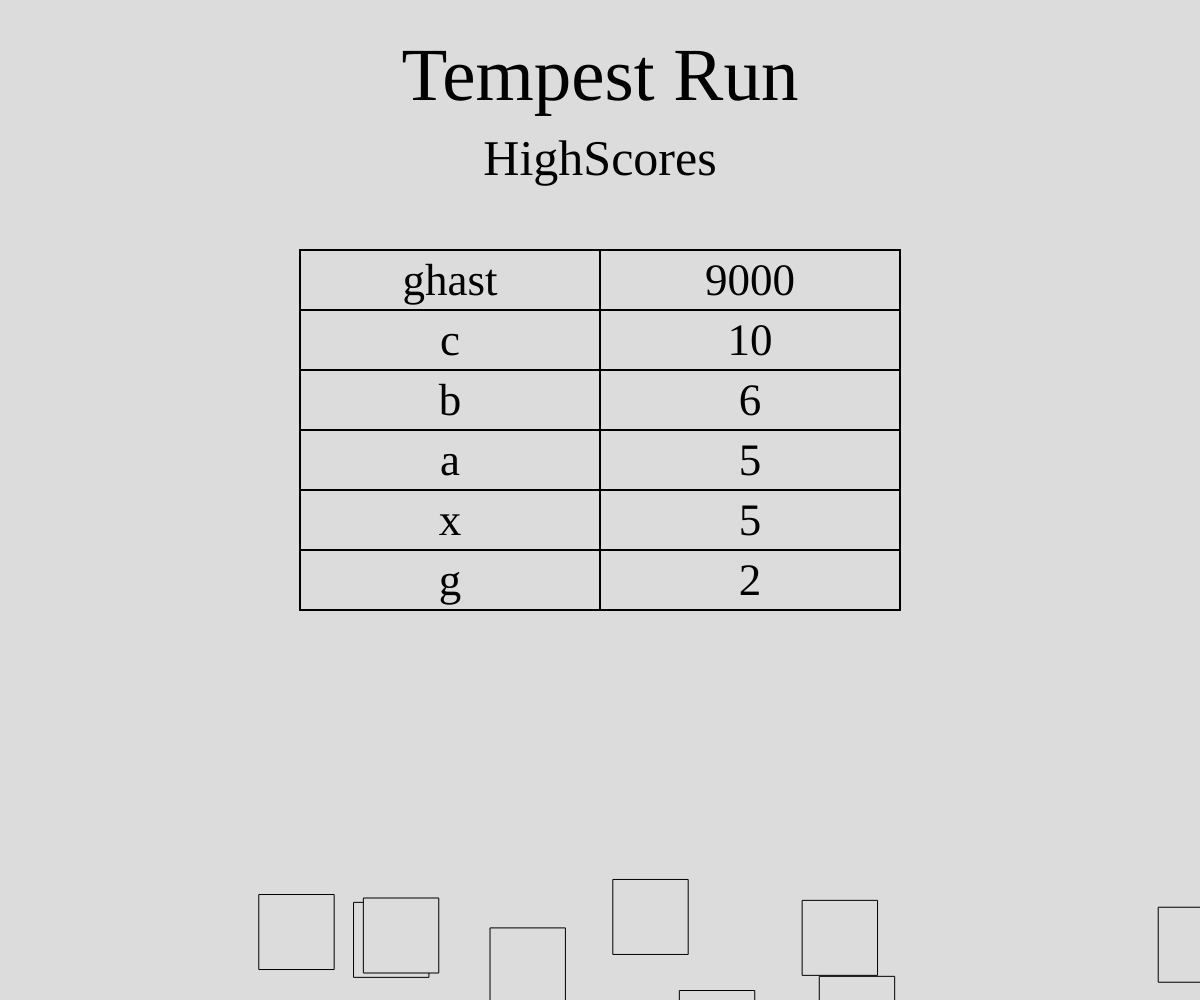
Frame 1 (no input)
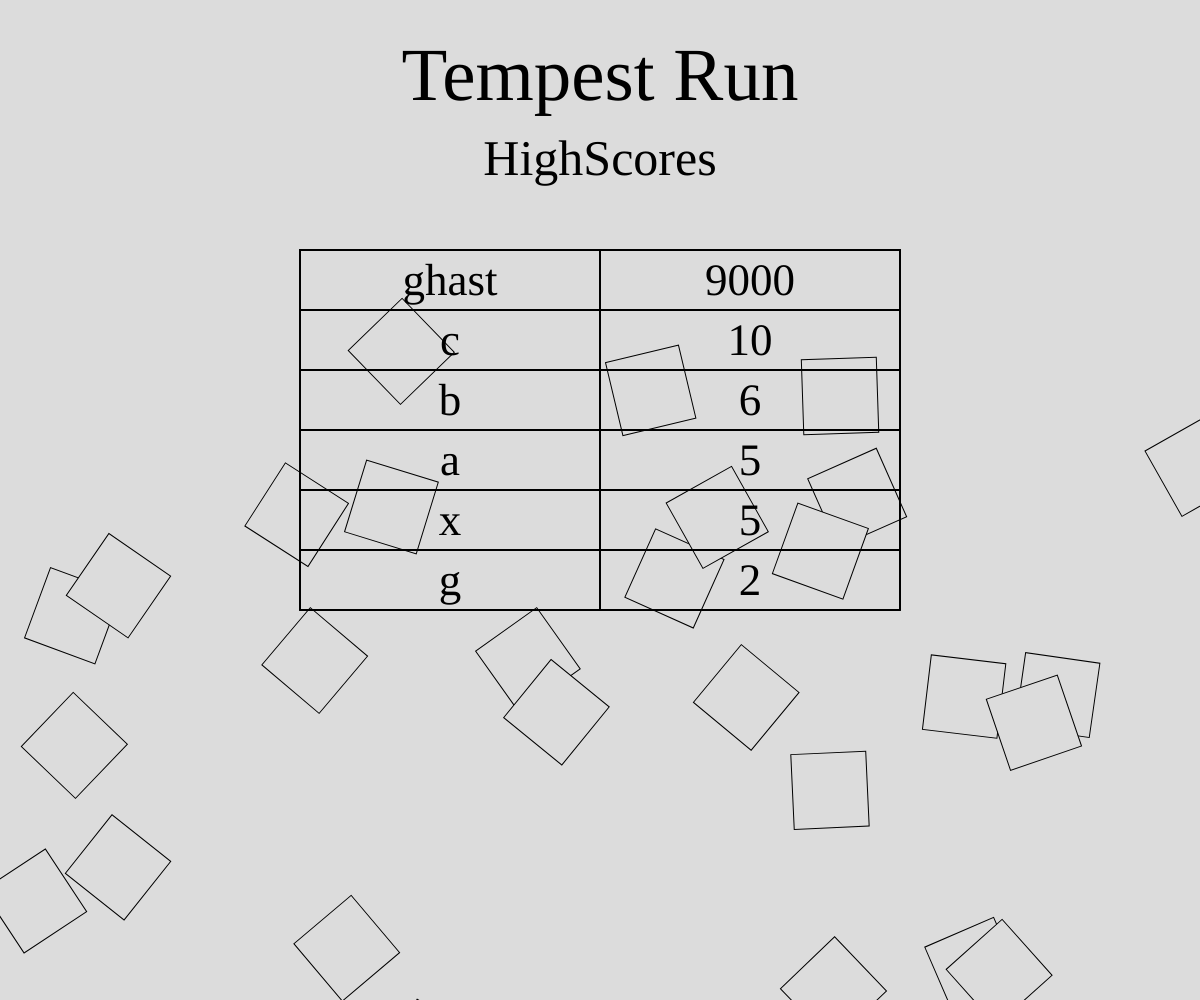
Frame 60 (no input)
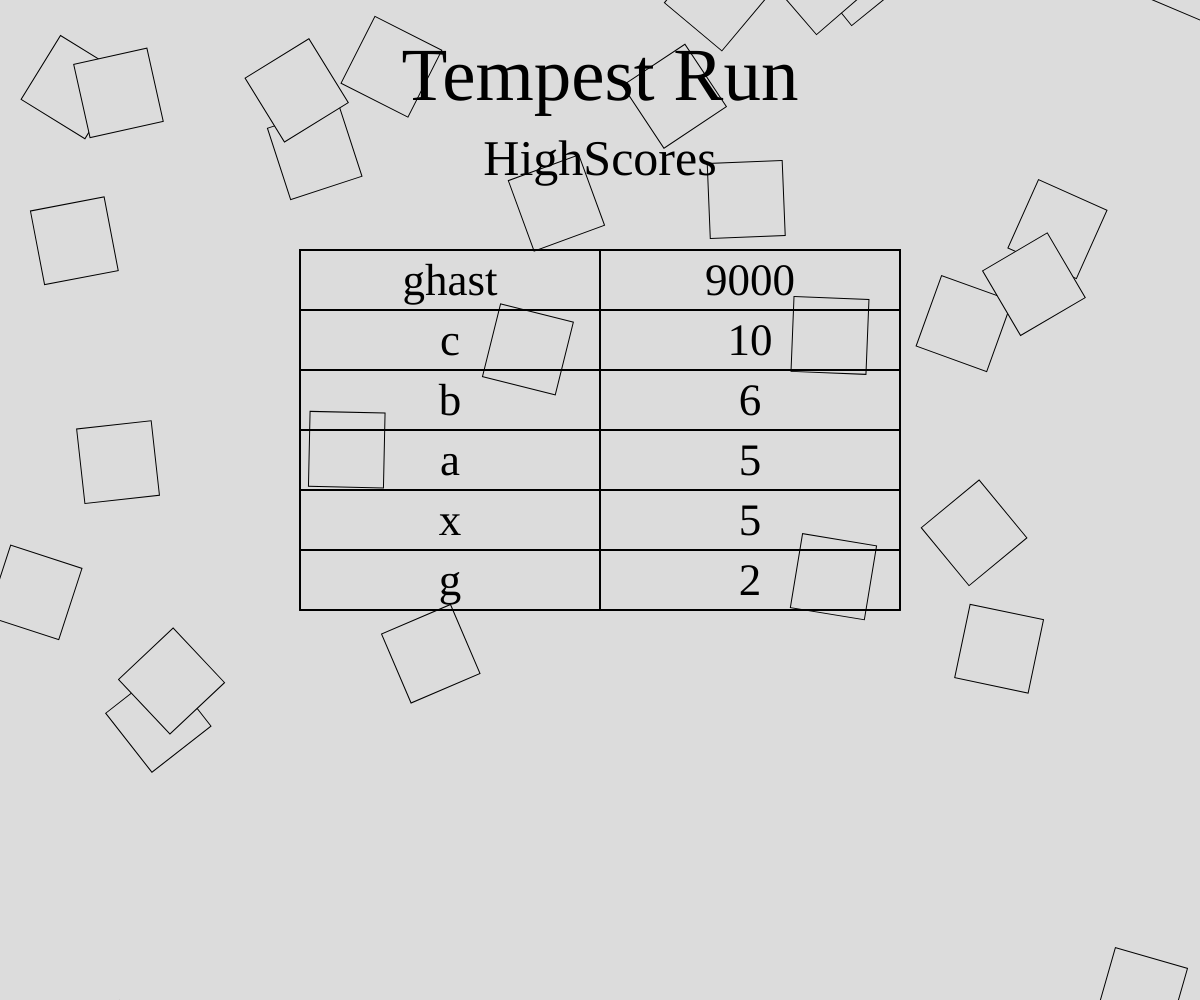
Frame 120 (the mouse pressed at the canvas centre since frame 60)

The p5.js sketch that drew these frames (run headless with seeded random() and noise() and a simulated clock; from frame 60 on, the mouse is pressed at the canvas centre):

// p5.js sketch
// ── sketch.js
var scores = [
  ["ghast", 9000],
  ["a", 5],
  ["b", 6],
  ["c", 10],
  ["g", 2],
  ["x", 5],
];

var players = [];
for (let i = 0; i < scores.length; i++) {
  players[i] = { name: scores[i][0], score: scores[i][1] };
}

players.sort(function (a, b) {
  return b.score - a.score;
});

var squares = [];

function setup() {
  createCanvas(windowWidth, windowHeight);
  angleMode(DEGREES);
  for (let i = 0; i < scores.length; i++) {}
  for (let i = 0; i < scores.length; i++) {
    console.log(players[i]);
  }
  for (let i = 0; i < 30; i++) {
    squares[i] = [
      random(0, windowWidth),
      random((windowWidth * 3) / 4, windowWidth + 250),
      0,
      random(5, 10) * random([-1, 1]),
    ];
  }
}

function get_index(arr, val) {
  for (let i = 0; i < arr.length; i++) {
    if (arr[i] == val) {
      return i;
    }
  }
  return -1;
}

function draw() {
  background(220);
  strokeWeight(1);
  for (let i = 0; i < squares.length; i++) {
    push();
    translate(squares[i][0], squares[i][1]);
    rotate(squares[i][2]);
    squares[i][2] -= squares[i][3];
    squares[i][1] -= abs(squares[i][3]) * 1;
    if (squares[i][1] < -100) {
      squares[i] = [
        random(0, windowWidth),
        windowHeight + 100,
        0,
        random(5, 10) * random([-1, 1]),
      ];
    }
    rectMode(CENTER);
    fill(220);
    rect(0, 0, 75, 75);
    pop();
  }
  textAlign("center");
  textFont("consolas");
  textSize(75);
  text("Tempest Run", windowWidth / 2, 100);
  textSize(50);
  text("HighScores", windowWidth / 2, 175);
  var w = windowWidth;
  var h = windowHeight;
  strokeWeight(2);
  var text_size = 60;
  textSize((text_size * 3) / 4);
  line(w / 4, 250, (w * 3) / 4, 250);
  var y = 250 + players.length * text_size;
  line(w / 4, y, (w * 3) / 4, y);
  for (let i = 0; i < players.length; i++) {
    line(w / 4, 250 + i * text_size, (w * 3) / 4, 250 + i * text_size);
    text(
      players[i].name,
      w / 2 - w / 8,
      250 + (text_size * 3) / 4 + i * text_size
    );
    text(
      players[i].score,
      w / 2 + w / 8,
      250 + (text_size * 3) / 4 + i * text_size
    );
  }
  line(w / 4, 250, w / 4, y);
  line((w * 3) / 4, 250, (w * 3) / 4, y);
  line(w / 2, 250, w / 2, y);
}

function windowResized() {
  resizeCanvas(windowWidth, windowHeight);
}
